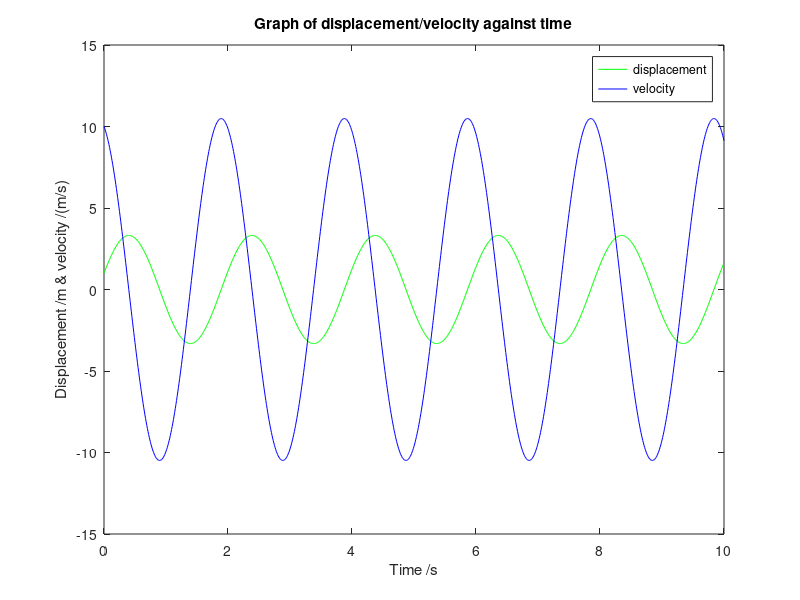

Here is the MATLAB script that generated this plot:
%{
't' is the time interval from 0 to 10 seconds
'm' is the mass and 'k' is the stiffness
'w' is the natural frequency of he system
'init_y' is the initial displacement and 'init_v' is initial velocity
%}

t = 0: 0.01: 10;
k = 10;
m = 1;
w = sqrt(k/m);
init_y = 1;
init_v = 10;

% y is the function of displacement w.r.t time
% v is the function of velocity w.r.t time. It is also the derivative of y.

y = init_y*cos(w*t) + (init_v/w)*sin(w*t);
v = -w*init_y*sin(w*t) + init_v*cos(w*t);

% plot1 is the graph of displacement w.r.t time. Colour: Green
plot1 = plot(t, y, 'g-');
title('Graph of displacement/velocity against time');
xlabel('Time /s');
ylabel('Displacement /m & velocity /(m/s)');

% hold function will hold the properties of the graph for the next plot
% plot2 is the graph of velocity w.r.t time. Colour: Blue
hold on;
plot2 = plot(t, v, 'b-');
legend ('displacement', 'velocity');
hold off;
